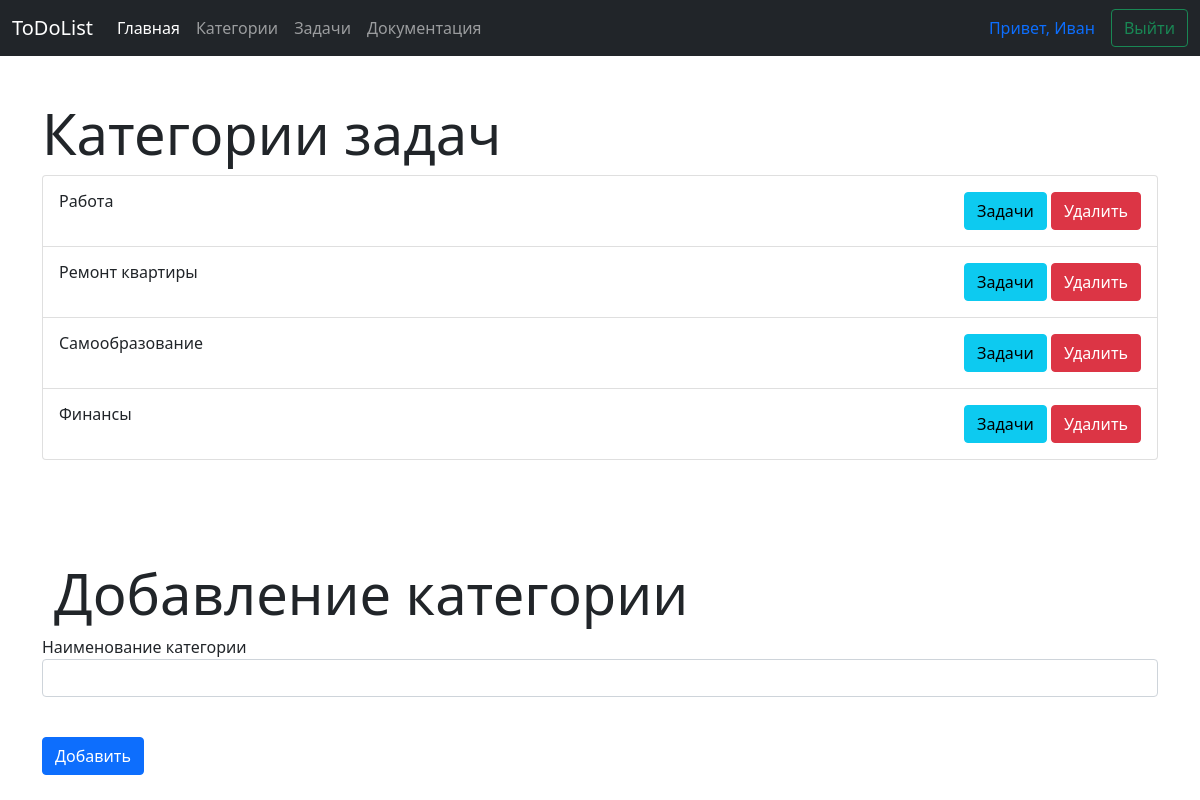
Page /categories (signed in) on the committed database.
### data/users.py (models this page shows, shortened)
class User(UserMixin, SqlAlchemyBase):
    __tablename__ = 'users'
    id = sqlalchemy.Column(sqlalchemy.Integer,
                           primary_key=True, autoincrement=True)
    name = sqlalchemy.Column(sqlalchemy.String, nullable=True)
    about = sqlalchemy.Column(sqlalchemy.String, nullable=True)
    email = sqlalchemy.Column(sqlalchemy.String,
                              index=True, unique=True, nullable=True)
    hashed_password = sqlalchemy.Column(sqlalchemy.String, nullable=True)
    created_date = sqlalchemy.Column(sqlalchemy.DateTime,
                                     default=datetime.datetime.now)

### data/categories.py (models this page shows)
class Category(SqlAlchemyBase):
    __tablename__ = 'categories'
    id = sqlalchemy.Column(sqlalchemy.Integer,
                           primary_key=True, autoincrement=True)
    title = sqlalchemy.Column(sqlalchemy.String, nullable=True)
    created_date = sqlalchemy.Column(sqlalchemy.DateTime,
                                     default=datetime.datetime.now)
    is_private = sqlalchemy.Column(sqlalchemy.Boolean, default=True)
    user_id = sqlalchemy.Column(sqlalchemy.Integer,
                                sqlalchemy.ForeignKey("users.id"))
    user = orm.relation('User')

### main.py (the view)
@app.route('/categories')
def categories():
    form = CategoryForm()
    db_sess = db_session.create_session()
    categories = db_sess.query(Category).all()
    return render_template('categories.html', categories=categories, form=form)

### forms/category.py
class CategoryForm(FlaskForm):
    title = StringField('Наименование категории', validators=[DataRequired(), Length(min=4, max=25)])
    submit = SubmitField('Добавить')

### data/db_session.py (called while the page is built)
def create_session() -> Session:
    global __factory
    return __factory()

### main.py (called while the page is built)
@login_manager.user_loader
def load_user(user_id):
    db_sess = db_session.create_session()
    return db_sess.query(User).get(user_id)

### templates/categories.html (shortened to what this page needs)
{% extends "base.html" %}
{% block content %}
{% if current_user.is_authenticated %}
<div class="container" >
    <h3 class="display-4 fw-normal" style="margin-top: 100">Категории задач</h3>
</div>
<div class="container" >
    <div class="list-group">
         {% for item in categories%}
      <div class="list-group-item list-group-item-action d-flex gap-3 py-3" aria-current="true">
        <div class="d-flex gap-2 w-100 justify-content-between">
            <div>
                <h6 class="mb-0">{{item.title}}</h6>
            </div>
            <div>
            <a href="/tasks/{{ item.id }}"  class="btn btn-info">Задачи</a>
            <a href="/deletecategory/{{ item.id }}"  class="btn btn-danger">Удалить</a>
            </div>
        </div>
      </div>
{% endfor %}
    </div>
    <div class="container" >
        <h3 class="display-4 fw-normal" style="margin-top: 100">Добавление категории</h3>
    </div>
    <form action="/createcategory" method="post">
        <p>
            {{ form.title.label }}<br>
            {{ form.title(class="form-control") }}<br>
            <p>{{ form.submit(type="submit", class="btn btn-primary") }}</p>
    </form>
</div>
 {% else %}
        <div class="container" style="margin-top: 100px">
    <div class="alert alert-warning" role="alert">
        Для просмотра категорий войдите в систему
    </div>
</div>
 {% endif %}
{% endblock %}

### templates/base.html (shortened to what this page needs)
<html>
<head>
    <link href="https://cdn.jsdelivr.net/npm/bootstrap@5.1.3/dist/css/bootstrap.min.css" rel="stylesheet">
</head>
<div>
<header class="container">
    <nav class="navbar navbar-expand-md navbar-dark fixed-top bg-dark">
        <div class="container-fluid">
            <a class="navbar-brand" href="#">ToDoList</a>
            <div class="collapse navbar-collapse" id="navbarCollapse">
                <ul class="navbar-nav me-auto mb-2 mb-md-0">
                    <li class="nav-item">
                        <a class="nav-link active" aria-current="page" href="/">Главная</a>
                    </li>
                    <li class="nav-item">
                        <a class="nav-link" href="/categories">Категории</a>
                    </li>
                    <li class="nav-item">
                        <a class="nav-link" href="/tasksall">Задачи</a>
                    </li>
                    <li class="nav-item">
                        <a class="nav-link" href="/help">Документация</a>
                    </li>
                </ul>
{% if not current_user.is_authenticated %}
    <form class="d-flex" method="post" action="/login">
        <input class="form-control me-2" type="text" placeholder="Логин" name="login" aria-label="Логин"/>
        <input class="form-control me-2" type="password" placeholder="Пароль" name="password" aria-label="Пароль"/>
        <button class="btn btn-outline-success" type="submit">Войти</button>'
    </form>
 {% else %}
    <a class="nav-link" href="#">Привет, {{ current_user.name }}</a>
    <a class="btn btn-outline-success my-2 my-sm-0" href="/logout">Выйти</a>
 {% endif %}
            </div>
        </div>
    </nav>
</header>
</div>
            {% block content %}{% endblock %}
</body>
</html>

### rows in the picture
User: name "Иван"
Category: title "Работа"
Category: title "Ремонт квартиры"
Category: title "Самообразование"
Category: title "Финансы"
